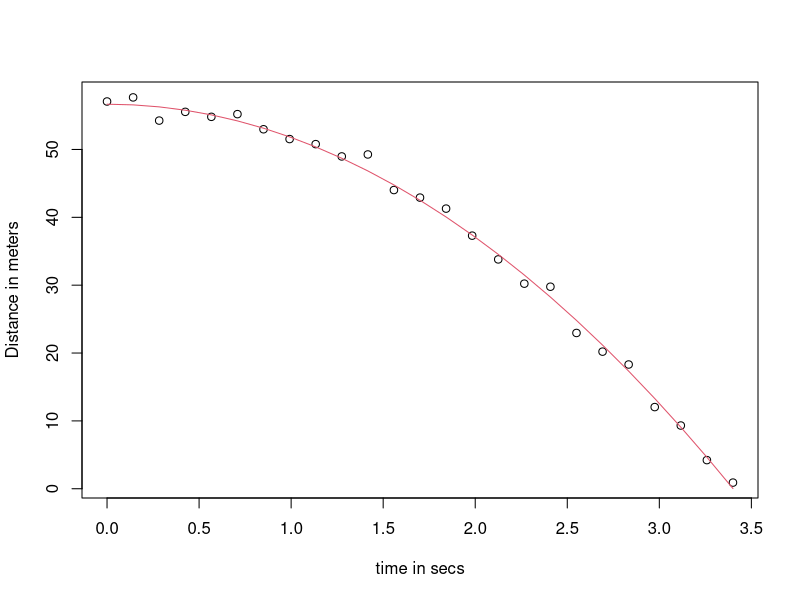
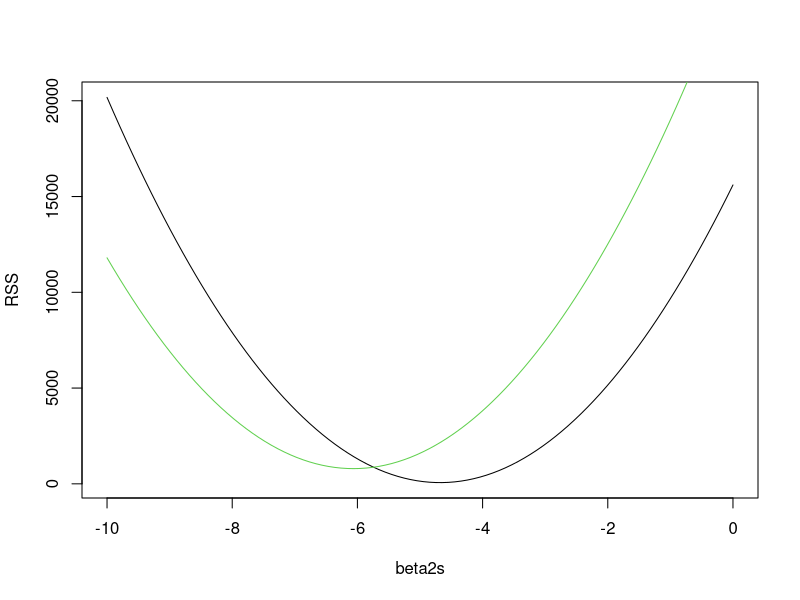

These figures' R source, in order:
g = 9.8
n = 25
ti = seq(0, 3.4, len=n) 
f = 56.67 + 0*ti -0.5*g*ti^2
y = f + rnorm(n , sd=1)
plot(ti, y, xlab="time in secs", ylab="Distance in meters")
lines(ti, f, col=2)

rss = function(beta0, beta1, beta2)
{
  r = y - (beta0 + beta1*ti + beta2*ti^2)
  sum(r^2)
}

beta2s = seq(-10, 0, len=100)
RSS = sapply(beta2s, rss, beta0 = 55, beta1 = 0)
plot(beta2s, RSS, type="l")

RSS = sapply(beta2s, rss, beta0 = 65, beta1 = 0)
lines(beta2s, RSS, type="l",col=3)

ti2 = ti^2
fit = lm(y~ti + ti2)
summary(fit)

X = cbind(1, ti, ti^2)
head(X)

Beta = matrix(c(55, 0, 5), 3, 1) 
Beta
r = y - X %*% Beta

# RSS = t(r) %*% r
RSS = crossprod(r)

# = rss(55,0, 5) 
RSS

# betahat = solve(t(X) %*% X) %*% t(X) %*% y
# similar to fit...
betahat = solve(crossprod(X)) %*% crossprod(X, y)


QR = qr(X)
Q = qr.Q(QR)
R = qr.R(QR)
betahat = backsolve(R, crossprod(Q,y))

